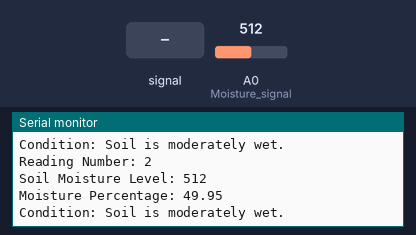
The sketch below on a simulated Arduino Uno, built with avr-gcc and run on an emulated ATmega328P. Shown: the last lines printed to the serial monitor. The test bench sets the inputs (shaded band); at power-on: A0 (Moisture_signal) = 512.

Above: at 2.8 s.
2.9 s: A0 (Moisture_signal) fed a 200 Hz sine of ±255 counts around its level
At 5.1 s:
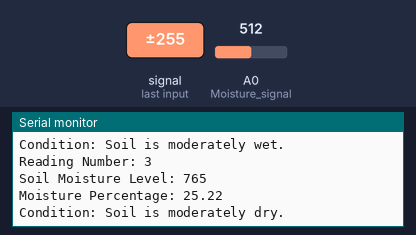
7.7 s: A0 (Moisture_signal) set to 900
At 9.1 s:
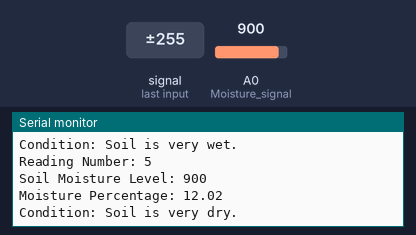
11.8 s: A0 (Moisture_signal) set to 1023
At 12.8 s:
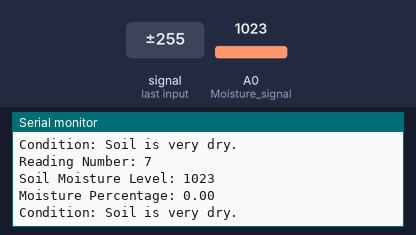
Timing chart, 0 to 14.8 s (numbered marks = the images above; inputs shaded):
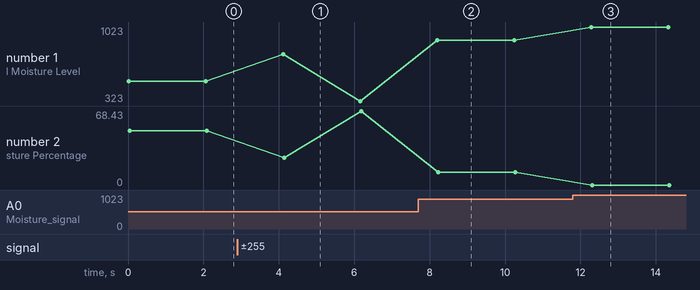

The sketch:

sketch_mar21a.ino
```cpp
// Soil moisture sensor reading code by Adittya Kumar Chowdhury using YL-69

// Define the thresholds for the soil moisture levels
const int VERY_DRY = 800; // Value for very dry soil
const int MODERATELY_DRY = 600; // Value for moderately dry soil
const int MODERATELY_WET = 400; // Value for moderately wet soil
const int VERY_WET = 200; // Value for very wet soil

int Moisture_signal = A0; // Analog pin for the soil moisture sensor signal
int readingNumber = 0; // Initialize a counter for the reading number

void setup() {
  Serial.begin(9600); // Start serial communication
}

void loop() {
  readingNumber++; // Increment reading number
  int Moisture = analogRead(Moisture_signal);  // Read the value from the sensor
  float MoisturePercent = 100.0 * (1023 - Moisture) / 1023; // Calculate moisture percentage

  Serial.print("Reading Number: ");
  Serial.println(readingNumber);
  Serial.print("Soil Moisture Level: ");
  Serial.println(Moisture);
  Serial.print("Moisture Percentage: ");
  Serial.println(MoisturePercent);

  // Check for various conditions of soil moisture
  if (Moisture >= VERY_DRY) {
    Serial.println("Condition: Soil is very dry.");
  } else if (Moisture >= MODERATELY_DRY && Moisture < VERY_DRY) {
    Serial.println("Condition: Soil is moderately dry.");
  } else if (Moisture >= MODERATELY_WET && Moisture < MODERATELY_DRY) {
    Serial.println("Condition: Soil is moderately wet.");
  } else if (Moisture < MODERATELY_WET) {
    Serial.println("Condition: Soil is very wet.");
  }

  Serial.println(); // Line break after each set of readings

  delay(2000); // Wait for 2 seconds before taking another reading
}
```

Measured:
- after the input at 2.9 s, the serial monitor: prints a new line after 1.2 s (image 1)
- after the input at 7.7 s, the serial monitor: prints a new line after 0.51 s (image 2)
- after the input at 11.8 s, the serial monitor: prints a new line after 0.49 s (image 3)
- plotted number 1: 512 → 323 after the input at 2.9 s, 323 → 900 after the input at 7.7 s, 900 → 1023 after the input at 11.8 s
- plotted number 2: 49.95 → 68.43 after the input at 2.9 s, 68.43 → 12.02 after the input at 7.7 s, 12.02 → 0 after the input at 11.8 s
